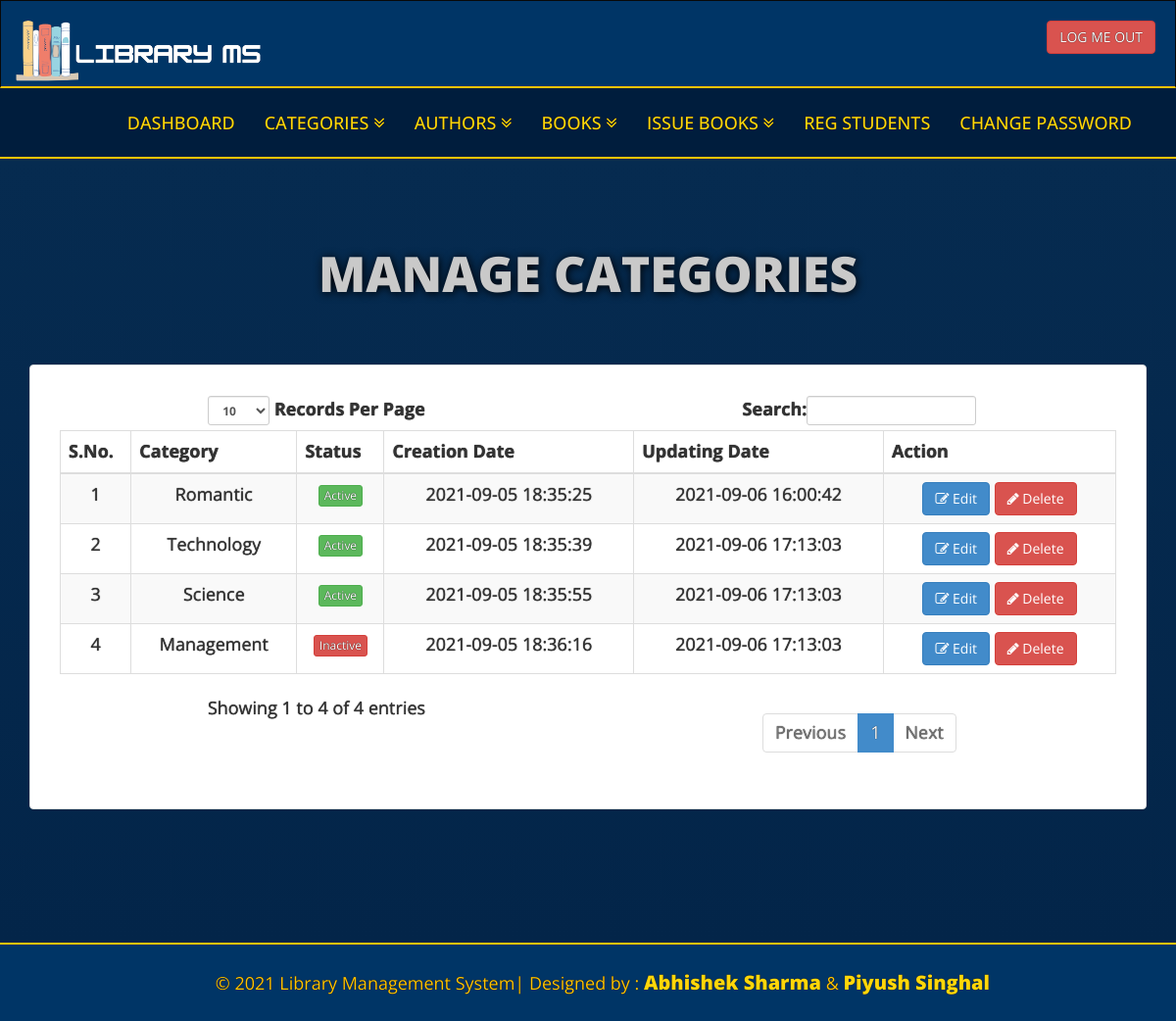
Page /library/admin/manage-categories.php (signed in) on the committed database.
### tables this page shows
CREATE TABLE `tblcategory` (
  `id` int(11) NOT NULL,
  `CategoryName` varchar(150) DEFAULT NULL,
  `Status` int(1) DEFAULT NULL,
  `CreationDate` timestamp NULL DEFAULT CURRENT_TIMESTAMP,
  `UpdationDate` timestamp NULL DEFAULT '0000-00-00 00:00:00' ON UPDATE CURRENT_TIMESTAMP
);

### library/admin/manage-categories.php (the view, shortened to what this page needs)
<?php
include('includes/config.php');
if (strlen($_SESSION['alogin']) == 0) {
    header('location:index.php');
} else {
?>
<!DOCTYPE html>
<html xmlns="http://www.w3.org/1999/xhtml">
<head>
    <link href="../assets/css/bootstrap.css" rel="stylesheet" />
    <link href="../assets/css/font-awesome.css" rel="stylesheet" />
    <link href="../assets/css/style.css" rel="stylesheet" />
</head>
<body>
    <?php include('includes/header.php'); ?>
    <div class="content-wrapper">
        <div class="container">
            <div class="row pad-botm">
                <div class="col-md-12">
                    <h4 class="header-line">Manage Categories</h4>
                </div>
                <div class="row">
                </div>
            </div>
            <div class="row">
                <div class="col-md-12">
                    <div class="panel panel-default">
                        <div class="panel-body" style="padding:30px;">
                            <div class="table-responsive">
                                <table class="table table-striped table-bordered table-hover" id="dataTables-example">
                                    <thead>
                                        <tr>
                                            <th>S.No.</th>
                                            <th>Category</th>
                                            <th>Status</th>
                                            <th>Creation Date</th>
                                            <th>Updating Date</th>
                                            <th>Action</th>
                                        </tr>
                                    </thead>
                                    <tbody>
                                        <?php $sql = "SELECT * from  tblcategory";
                                            $query = $dbh->prepare($sql);
                                            $query->execute();
                                            $results = $query->fetchAll(PDO::FETCH_OBJ);
                                            $cnt = 1;
                                            if ($query->rowCount() > 0) {
                                                foreach ($results as $result) {               ?>
                                        <tr class="odd gradeX">
                                            <td class="center"><?php echo htmlentities($cnt); ?></td>
                                            <td class="center"><?php echo htmlentities($result->CategoryName); ?></td>
                                            <td class="center"><?php if ($result->Status == 1) { ?>
                                                <a href="#" class="btn btn-success btn-xs">Active</a>
                                                <?php } else { ?>
                                                <a href="#" class="btn btn-danger btn-xs">Inactive</a>
                                                <?php } ?>
                                            </td>
                                            <td class="center"><?php echo htmlentities($result->CreationDate); ?></td>
                                            <td class="center"><?php echo htmlentities($result->UpdationDate); ?></td>
                                            <td class="center">
                                                <a
                                                    href="edit-category.php?catid=<?php echo htmlentities($result->id); ?>"><button
                                                        class="btn btn-primary"><i class="fa fa-edit "></i>
                                                        Edit</button>
                                                    <a href="manage-categories.php?del=<?php echo htmlentities($result->id); ?>"
                                                        onclick="return confirm('Are you sure you want to delete?');">
                                                        <button class="
                                                        btn btn-danger"><i class="fa fa-pencil"></i> Delete</button>
                                            </td>
                                        </tr>
                                        <?php $cnt = $cnt + 1;
                                                }
                                            } ?>
                                    </tbody>
                                </table>
                            </div>
                        </div>
                    </div>
                </div>
            </div>
        </div>
    </div>
    <?php include('includes/footer.php'); ?>
</body>
</html>
<?php } ?>

### library/assets/css/style.css (style rules this page uses)
﻿body, html { font-family: "Open Sans", sans-serif; line-height: 28px; font-size: 18px; text-shadow: 0px 0px 1px #000; overflow-x: hidden; }
.content-wrapper { padding: 80px 0; min-height: 800px; background: linear-gradient(#062b50, #032549); margin-top: 0px; text-align: center; }
.header-line { font-size: 50px; text-shadow: 1px 1px 10px #000; color: #c9c9c9; font-weight: 900; padding-bottom: 25px; text-transform: uppercase; }
.pad-botm { padding-bottom: 30px; }

### rows in the picture
tblcategory: CategoryName "Romantic", Status "Active", CreationDate "2021-09-05 18:35:25", UpdationDate "2021-09-06 16:00:42"
tblcategory: CategoryName "Technology", Status "Active", CreationDate "2021-09-05 18:35:39", UpdationDate "2021-09-06 17:13:03"
tblcategory: CategoryName "Science", Status "Active", CreationDate "2021-09-05 18:35:55", UpdationDate "2021-09-06 17:13:03"
tblcategory: CategoryName "Management", Status "Inactive", CreationDate "2021-09-05 18:36:16", UpdationDate "2021-09-06 17:13:03"
